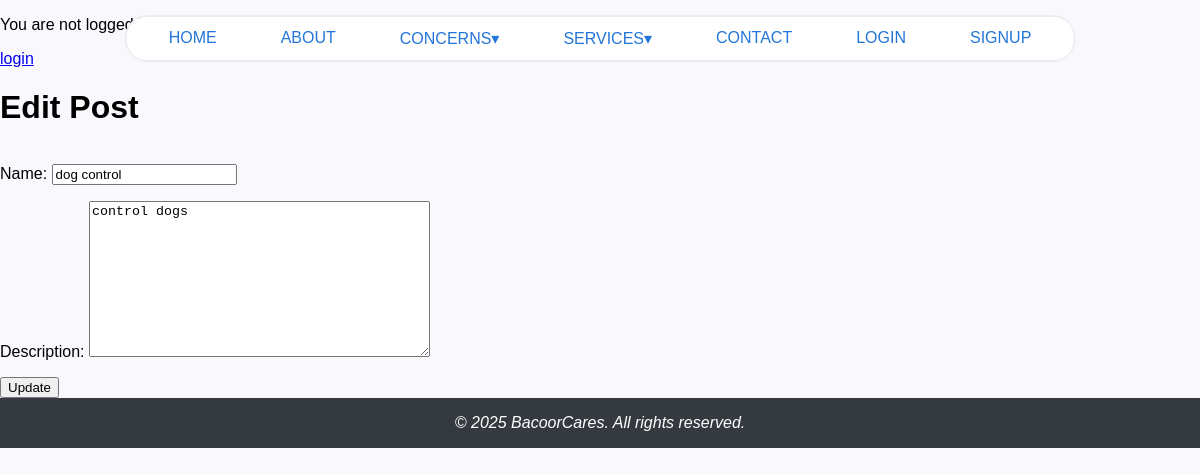
The app's page /service/1/edit, older data.
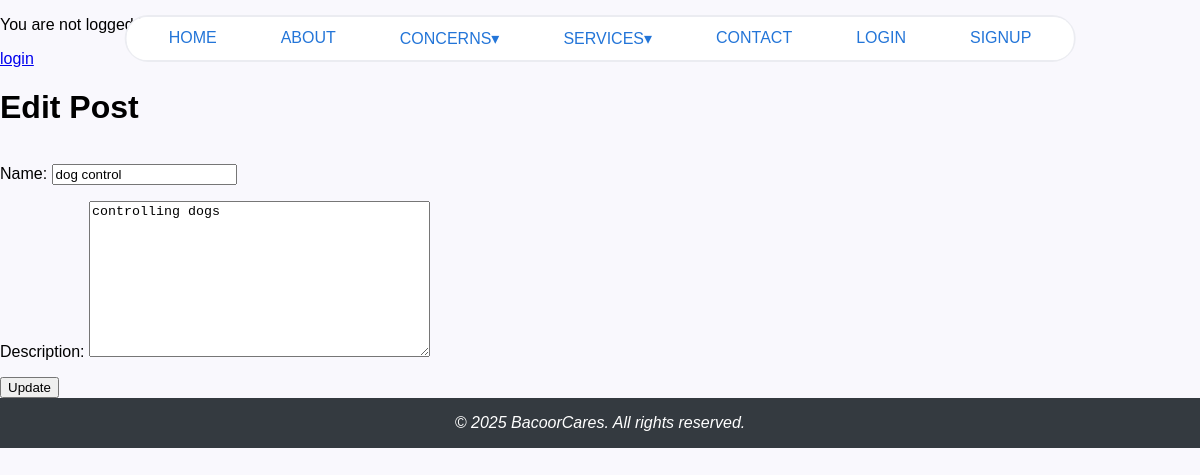
The same page, newer data.
### app/models.py (models this page shows, shortened)
class Service(models.Model):
    name = models.CharField(max_length=200, default='dog control')
    description = models.TextField()

### app/views.py (the view)
# urls.py: path('service/<int:pk>/edit', ServiceUpdateView.as_view(), name='service_update'),
class ServiceUpdateView(UpdateView):
    model = Service
    fields = ['name', 'description']
    template_name = 'app/service_update.html'

### app/templates/app/service_update.html (shortened to what this page needs)
{% extends 'app/base.html' %}
{% load static %}
{% block content %}
    <h1> Edit Post </h1>
    <form action="{% url 'service_update' object.pk %}" method="post">
        {{form.as_p}}
        <input type="submit" value="Update">
    </form>
{% endblock content %}

Row changes from the older to the newer data that the page shows:
changed Service "dog control": description "control dogs" → "controlling dogs"
